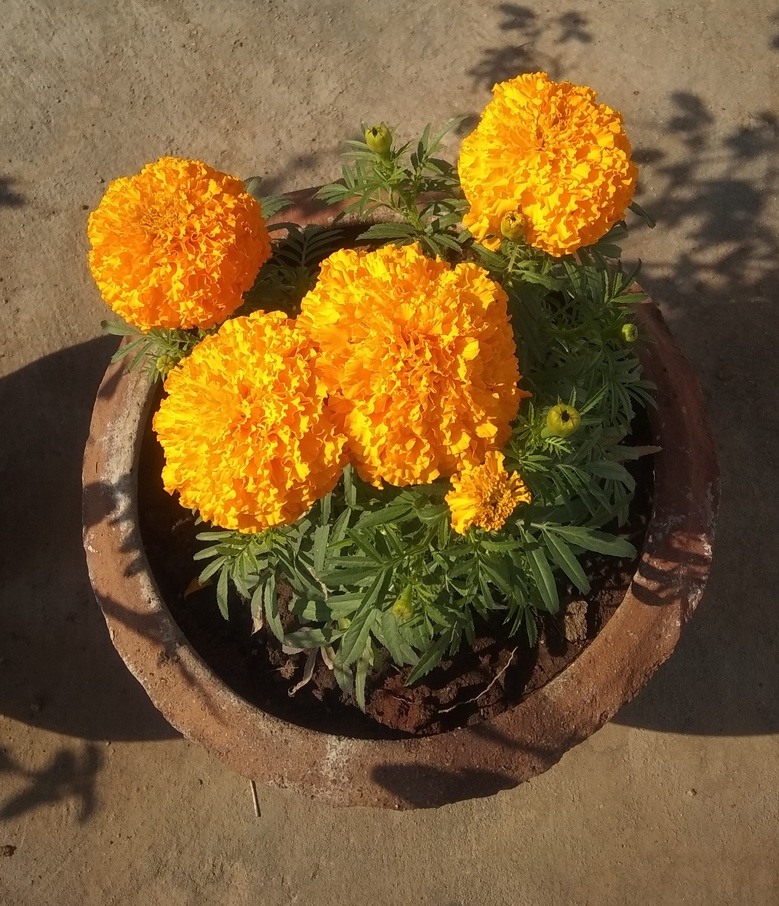
#> input picture 1.8.jpg, 779 x 906 px, shrunk from 2465 x 2869 before the run
$ jupyter execute 4_Segmentation.ipynb
#> lines starting #> are read from the running program, lines starting #| are printed output that depends on the picture
[cell 1]
import cv2
import matplotlib.pyplot as plt
import numpy as np

# Reading the image saved in your machine
img = cv2.imread('1.8.jpg')
#> img is the input picture: shape (906, 779, 3); mean B, G, R 49.3, 92.8, 122.5

# Convert the image to RGB for proper visualization
img = cv2.cvtColor(img, cv2.COLOR_BGR2RGB)

# Displaying the loaded image
plt.imshow(img)
plt.axis('off')
plt.title('Original Image')

# Transforming the Image to a 2D Pixel Array with RGB color channels
reshaped_img = np.array(img.reshape((-1,3)),np.float32)

criteria = (cv2.TERM_CRITERIA_EPS + cv2.TERM_CRITERIA_MAX_ITER, 100, 1.0)

# number of clusters = 6

num_clusters = 6
_, labels, centers = cv2.kmeans(reshaped_img, num_clusters, None, criteria, 10, cv2.KMEANS_RANDOM_CENTERS)
#> centers = [[131, 106.3, 72.52], [199.9, 96.86, 5.62], [246.3, 175.9, 23.43], [88.26, 70.92, 40.58], [43.24, 34.36, 21.73], [156.3, 132.1, 98.69]]

# converting data into integers
centers = np.uint8(centers)
#> centers = [[131, 106, 72], [199, 96, 5], [246, 175, 23], [88, 70, 40], [43, 34, 21], [156, 132, 98]]

tt = labels.flatten()

segmented_data = centers[labels.flatten()]

# reshape the segmented data to match the original dimensions of the image
segmented_image = segmented_data.reshape((img.shape))
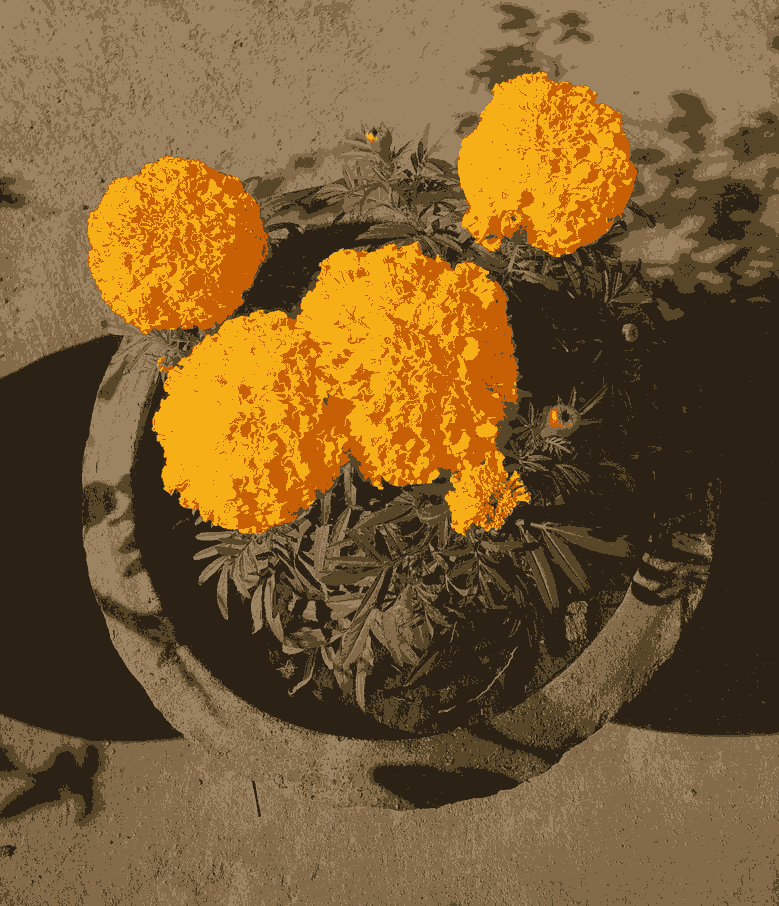
#> segmented_image: shape (906, 779, 3); mean R, G, B 122.2, 92.4, 48.7
plt.figure()
plt.imshow(segmented_image)
plt.axis('off')
plt.title('Segmented Image')
